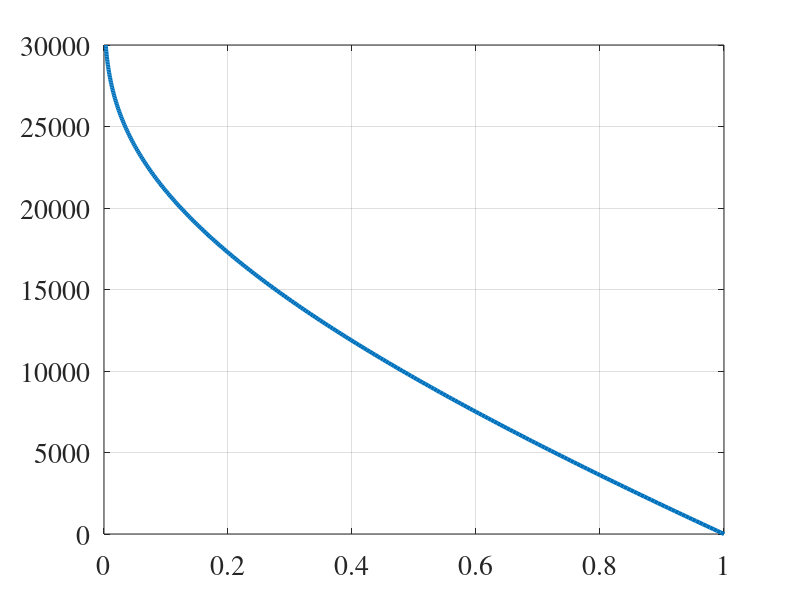

The MATLAB source for this figure:
% Created by Zilong Qin (zilong.qin@gmail.com), 2022/2/14, @GBA-MWF, Shenzhen
a1 = 44300;
a2 = 5.256;

H = 0:100:30e3;
P = 100000*(1-H/a1).^(a2);

S1 = 10.^(-12./(log10(P))+2.4);

% plot(P, H);
plot(S1, H, 'LineWidth',3);
grid on;
set(gca,'FontSize',20)
set(gca,'FontName','times')